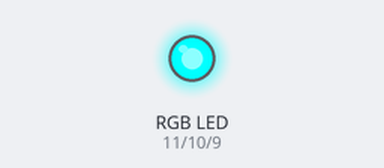
Bench run of a sketch on a simulated Arduino Uno, built with avr-gcc and run on an emulated ATmega328P. On the bench: an RGB LED mixed from three pins (HIGH = lit). Random numbers use the default seed unless the sketch sets one.

Above: at 0.15 s.
At 8.03 s:
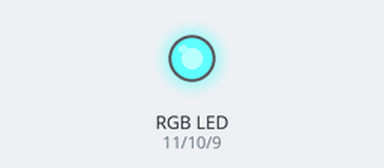
At 12.03 s:
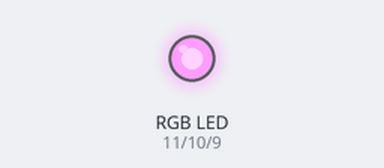
At 16.04 s:
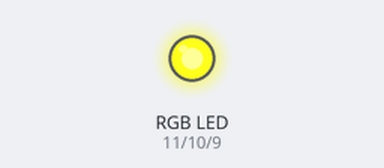
At 23.85 s:
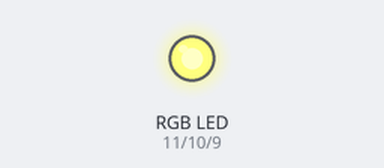
At 32.11 s:
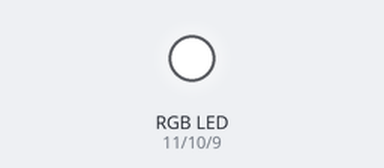
Timing chart, 0 to 40.0 s (numbered marks = the images above):
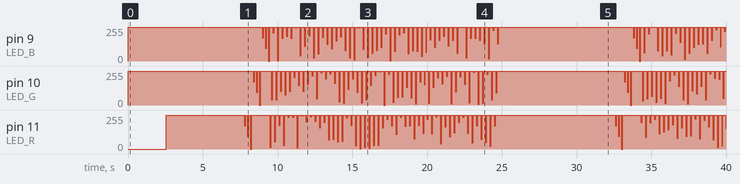

The sketch:

RGB_L298N.ino
```cpp
//подключение драйвера L298N

#define LED_R 11 // Pin D5 --> красный
#define LED_G 10 // Pin D6 --> зеленый
#define LED_B 9 // Pin D3 --> синий

int red();
int green();
int blue();

void setup ()  {

 pinMode( LED_R, OUTPUT );
 pinMode( LED_G, OUTPUT );
 pinMode( LED_B, OUTPUT );
 analogWrite (LED_R,255);
 analogWrite (LED_G,255);
 analogWrite (LED_B,255);

}

void loop ()  {
//-------------------------------------------------------------------------------------------//
//                                                                                           //
//                   Это основной цикл нашей программы!!!                                    //
//                                                                                           //
//-------------------------------------------------------------------------------------------//

//-------------зажигаем и гасим красный
{
  int x = 1;
  for (int i = 0; i > -1; i = i + x){
      red(i);
      if (i == 255) x = -1;             // переключение в сторону гашения на максимуме
      delay(5);
   }
}
//-------------зажигаем и гасим зеленый
{
  int x = 1;
  for (int i = 0; i > -1; i = i + x){
      green(i);
      if (i == 255) x = -1;             // переключение в сторону гашения на максимуме
      delay(5);
   }
}
//-------------зажигаем и гасим синий
{
  int x = 1;
  for (int i = 0; i > -1; i = i + x){
      blue(i);
      if (i == 255) x = -1;             // переключение в сторону гашения на максимуме
      delay(5);
   }
}

//-------------подмигиваеи каждым цветом по три раза
red(0);
delay(100);
red(80);
delay(100);
red(0);
delay(100);
red(160);
delay(100);
red(0);
delay(100);
red(255);
delay(100);
red(0);
delay(100);
green(80);
delay(100);
green(0);
delay(100);
green(160);
delay(100);
green(0);
delay(100);
green(255);
delay(100);
green(0);
delay(100);
blue(80);
delay(100);
blue(0);
delay(100);
blue(160);
delay(100);
blue(0);
delay(100);
blue(255);
delay(100);
blue(0);
//-------------мигаем случайными цветами со случайной яркостью
   for (int i=0; i <= 50; i++){
int color=(random(3)+1);
if (color=1) {red(random(256)); delay(100);red(0);}
if (color=2) {green(random(256)); delay(100);green(0);}
if (color=3) {blue(random(256)); delay(100);blue(0);}
   }


//-------------------------------------------------------------------------------------------//
//                                                                                           //
//                        Завершаем наш основной цикл  !!!                                   //
//                                                                                           //
//-------------------------------------------------------------------------------------------//

}

//***************************************************
void red(int s){
analogWrite (LED_R,255-s);
}
//***************************************************
void green(int s){
analogWrite (LED_G,255-s);
}
//***************************************************
void blue(int s){
analogWrite (LED_B,255-s);
}
```

Measured:
- by itself, pin 11 (LED_R): 0/255 → 255/255 at 2.6 s, → 175/255 5.2 s later, → 255/255 0.10 s later, → 95/255 0.10 s later, … (154 changes in this stretch)
- by itself, pin 9 (LED_B): 255/255 → 175/255 at 9.0 s, → 255/255 0.10 s later, → 95/255 0.10 s later, → 255/255 0.10 s later, … (152 changes in this stretch)
